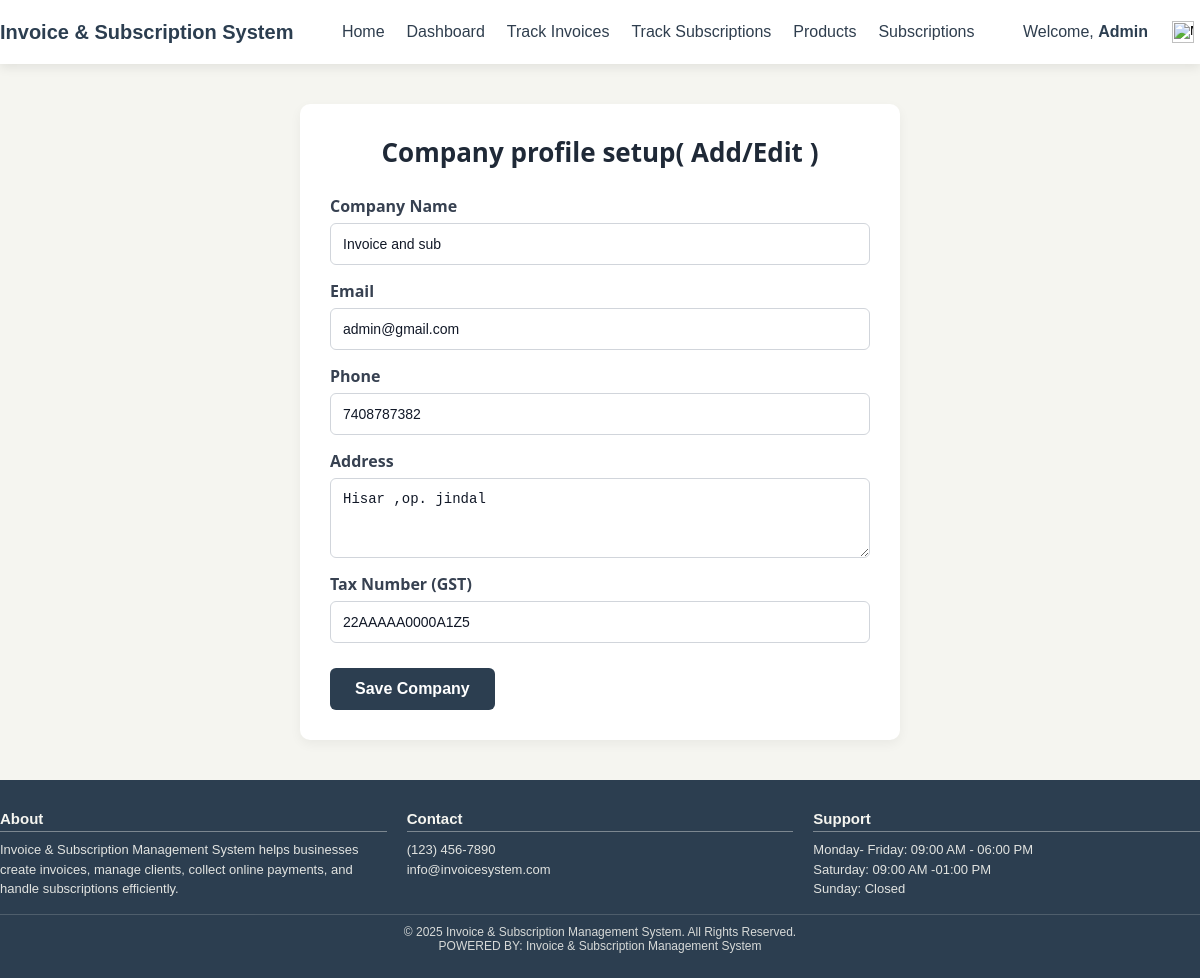
/settings (signed in), run on the app's committed database.
### tables this page shows
CREATE TABLE `company` (
  `id` int NOT NULL,
  `user_id` int NOT NULL,
  `company_name` varchar(255) NOT NULL,
  `email` varchar(100) NOT NULL,
  `phone` varchar(20) DEFAULT NULL,
  `address` text,
  `tax_number` varchar(50) DEFAULT NULL,
  `logo` varchar(255) DEFAULT NULL,
  `created_at` timestamp NULL DEFAULT CURRENT_TIMESTAMP
);

### app/Core/Router.php (called while the page is built, shortened)
<?php
class Router
{
    private array $routes = [];
    public function get(string $path, array $handler)
    {
        $this->routes['GET'][$path] = $handler;
    }
    public function post(string $path, array $handler)
    {
        $this->routes['POST'][$path] = $handler;
    }
    public function dispatch()
    {
        $method = $_SERVER['REQUEST_METHOD'];
        $uri = parse_url($_SERVER['REQUEST_URI'], PHP_URL_PATH);
        [$controller, $action] = $this->routes[$method][$uri];
        call_user_func([new $controller, $action]);
    }
}

### public/index.php (called while the page is built, shortened)
<?php
require_once APP_ROOT . '/app/Core/Router.php';
require_once APP_ROOT . '/app/Core/Database.php';
require_once APP_ROOT . '/app/Controllers/SettingController.php';
$router = new Router();
$router->get('/', [DashboardController::class, 'index']);
$router->get('/dashboard', [DashboardController::class, 'index']);
$router->get('/register', [AuthController::class, 'showRegister']);
$router->post('/register', [AuthController::class, 'register']);
$router->get('/login', [AuthController::class, 'showLogin']);
$router->post('/login', [AuthController::class, 'login']);
$router->get('/logout', [AuthController::class, 'logout']);
$router->get('/home', [ProductController::class, 'home']);
$router->get('/products', [ProductController::class, 'listProducts']);
$router->get('/dashboard/product', [ProductController::class, 'show']);
$router->get('/add-product', [ProductController::class, 'addProductForm']);
$router->post('/add-product', [ProductController::class, 'addProduct']);
$router->get('/dashboard/products/edit', [ProductController::class, 'editProductForm']);
$router->post('/dashboard/products/edit', [ProductController::class, 'updateProduct']);
$router->get('/dashboard/products/delete', [ProductController::class, 'deleteProduct']);
$router->get('/cart', [CartController::class, 'showCart']);
$router->post('/cart/add', [CartController::class, 'addItem']);
$router->post('/cart/update', [CartController::class, 'updateItem']);
$router->post('/cart/remove', [CartController::class, 'removeItem']);
$router->get('/cart/payment', [CartController::class, 'showPaymentPage']);
$router->post('/cart/payment/process', [CartController::class, 'processPayment']);
$router-> get('/invoice/show',[InvoiceController::class,'show']);
$router-> post('/invoice/create',[InvoiceController::class,'create']);
$router->get('/my_invoices', [InvoiceController::class, 'myInvoices']);
$router->get('/track_invoices', [InvoiceController::class, 'trackInvoices']);
$router->get('/invoice/pdf', [InvoiceController::class, 'pdf']);
$router->get('/invoice/send-email',[InvoiceController::class,'sendEmail']);
$router->get('/subscriptions', [SubscriptionController::class, 'index']);
$router->post('/subscribe', [SubscriptionController::class, 'subscribe']);
$router->post('/subscription/cancel', [SubscriptionController::class, 'cancelSubscription']);
$router->get('/payment', [PaymentController::class, 'showPaymentPage']);
$router->post('/payment/process', [PaymentController::class, 'processPayment']);
$router->get('/track_subscriptions', [SubscriptionController::class, 'trackSubscriptions']);
$router->get('/dashboard/subscription-plans', [SubscriptionPlanController::class, 'index']);
$router->post('/dashboard/subscription-plans', [SubscriptionPlanController::class, 'create']);
$router->get('/admin/plans', [SubscriptionPlanController::class, 'index']);
$router->get('/admin/plan/get', [SubscriptionPlanController::class, 'getPlan']);
$router->post('/admin/plan/save', [SubscriptionPlanController::class, 'save']);
$router->get('/admin/plan/delete', [SubscriptionPlanController::class, 'delete']);
$router->get('/settings',         [SettingController:: class,'index']);
$router->post('/settings/update', [SettingController:: class,'update']);
$router->get('/settings/company', [SettingController::class,'company']);
$router->post('/settings/company',  [SettingController::class,'company']);
$router->get('/address/list', [AddressController::class, 'getAddresses']);
$router->post('/address/add', [AddressController::class, 'addAddress']);
$router->post('/address/set-default', [AddressController::class, 'setDefaultAddress']);
$router->dispatch();

### app/Core/Database.php (called while the page is built, shortened)
<?php
class Database {
    private static ?mysqli $connection = null;
    public static function getConnection(): mysqli {
        if(self::$connection !== null){
            return self::$connection;
        }
        $host = $_ENV['DB_HOST'] ?? 'localhost';
        $user = $_ENV['DB_USERNAME'] ?? 'root';
        $pass = $_ENV['DB_PASSWORD'] ?? '';
        $name = $_ENV['DB_NAME'] ?? '';
        try {
            $conn = new mysqli($host, $user, $pass, $name);
            $conn->set_charset('utf8mb4');
        } catch (\mysqli_sql_exception $e) {
            throw new RuntimeException('Database connection failed: ' . $e->getMessage());
        }
        self::$connection = $conn;
        return self::$connection;
    }
}

### app/Core/Model.php (called while the page is built, shortened)
<?php
class Model
{
    public function __construct()
    {
        $this->db = Database::getConnection();
    }
}

### app/Models/Company.php (called while the page is built, shortened)
<?php
class Company extends Model
{
    public function getFirst(): ?array
    {
        $stmt = $this->db->prepare(
            "SELECT * FROM company ORDER BY id ASC LIMIT 1"
        );
        $stmt->execute();
        $res = $stmt->get_result();
        return $res->num_rows ? $res->fetch_assoc() : null;
    }
}

### app/Views/admin/setting.php (the view)
<?php require APP_ROOT . '/app/Views/layouts/header.php'; ?>
<link rel="stylesheet" href="/assets/css/setting.css">
<div class="settings-container">
    <h1>Company profile setup( Add/Edit )</h1>
    <form method="POST" action="/settings/company" enctype="multipart/form-data">
        <label>Company Name</label>
        <input
            type="text"
            name="company_name"
            value="<?= htmlspecialchars($company['company_name'] ?? '') ?>"
            required>
        <label>Email</label>
        <input
            type="email"
            name="email"
            value="<?= htmlspecialchars($company['email'] ?? '') ?>"
            required>
        <label>Phone</label>
        <input
            type="text"
            name="phone"
            value="<?= htmlspecialchars($company['phone'] ?? '') ?>"
            required>
        <label>Address</label>
        <textarea name="address" required><?= htmlspecialchars($company['address'] ?? '') ?></textarea>
        <label>Tax Number (GST)</label>
        <input
            type="text"
            name="tax_number"
            value="<?= htmlspecialchars($company['tax_number'] ?? '') ?>">
        <button type="submit">Save Company</button>
    </form>
</div>
<?php require APP_ROOT . '/app/Views/layouts/footer.php'; ?>

### public/assets/css/header_footer.css (style rules this page uses)
* { margin: 0; padding: 0; box-sizing: border-box; }

### public/assets/css/setting.css (style rules this page uses)
.settings-container { width: 600px; margin: 40px auto; padding: 30px; background-color: #ffffff; border-radius: 10px; box-shadow: 0 4px 12px rgba(0,0,0,0.05); font-family: 'Segoe UI', Tahoma, Geneva, Verdana, sans-serif; }
.settings-container h1 { font-size: 26px; color: #1f2937; margin-bottom: 25px; text-align: center; }
.settings-container label { display: block; font-weight: 600; margin-top: 15px; color: #374151; }
.settings-container input[type="text"], .settings-container input[type="email"], .settings-container input[type="password"], .settings-container textarea { width: 100%; padding: 12px; margin-top: 6px; border: 1px solid #d1d5db; border-radius: 6px; font-size: 14px; color: #111827; box-sizing: border-box; }
.settings-container textarea { resize: vertical; min-height: 80px; }
.settings-container button { margin-top: 25px; padding: 12px 25px; background-color:#2c3e50; color: #fff; border: none; border-radius: 6px; font-size: 16px; font-weight: 600; cursor: pointer; transition: background-color 0.3s ease; }

### data on the page
company: company_name "Invoice and sub", email "admin@gmail.com", phone "7408787382", address "Hisar ,op. jindal", tax_number "22AAAAA0000A1Z5"

### other printed values
Session::get('name') "Admin"
